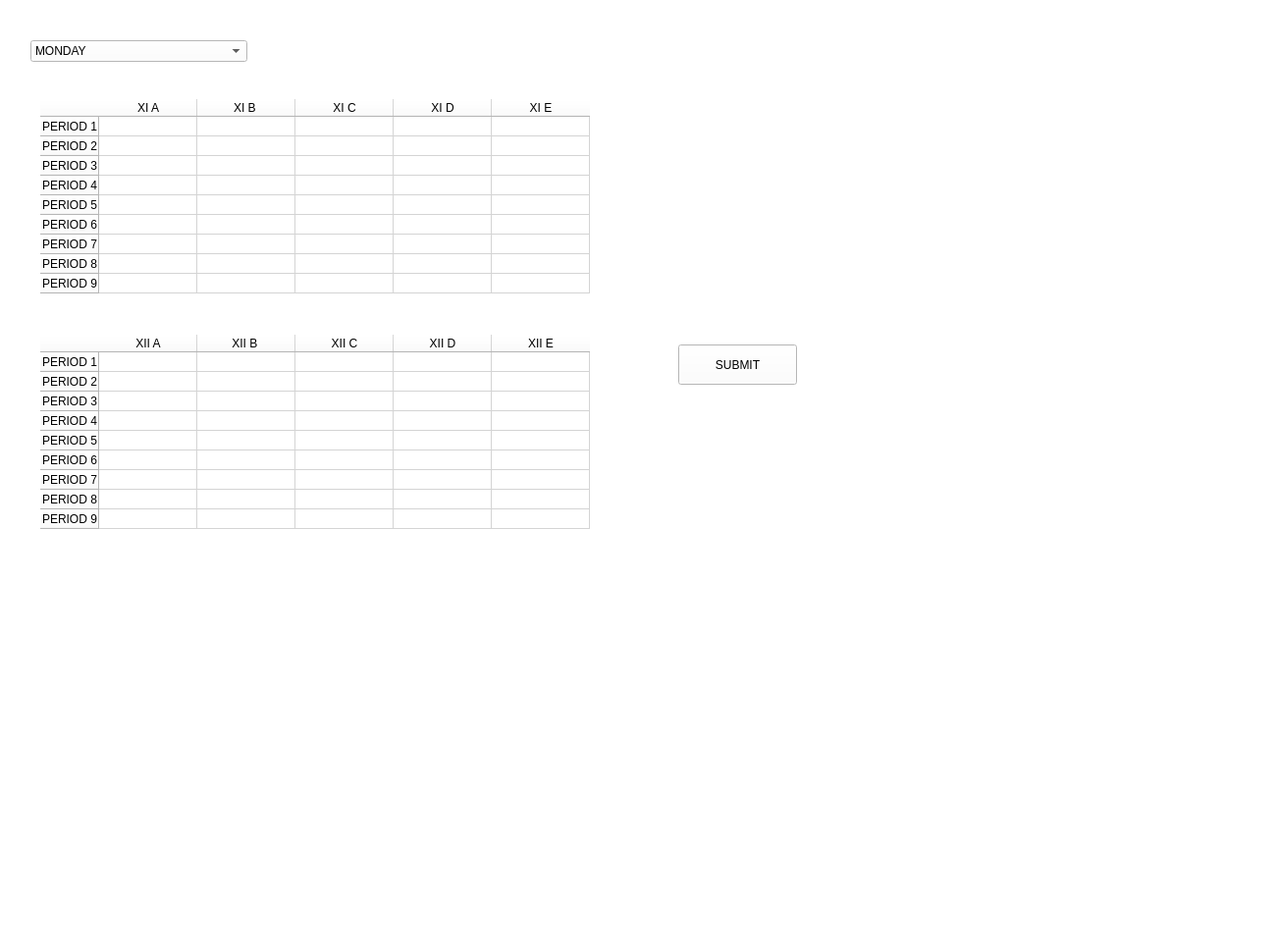
<?xml version="1.0" encoding="UTF-8"?>
<ui version="4.0">
 <class>cvv</class>
 <widget class="QMainWindow" name="cvv">
  <property name="geometry">
   <rect>
    <x>0</x>
    <y>0</y>
    <width>1300</width>
    <height>970</height>
   </rect>
  </property>
  <property name="contextMenuPolicy">
   <enum>Qt::DefaultContextMenu</enum>
  </property>
  <property name="windowTitle">
   <string>cvv</string>
  </property>
  <property name="styleSheet">
   <string notr="true">background-color: rgb(255, 255, 255);</string>
  </property>
  <widget class="QWidget" name="centralWidget">
   <layout class="QGridLayout" name="gridLayout">
    <item row="0" column="1">
     <widget class="QStackedWidget" name="stackedWidget">
      <property name="currentIndex">
       <number>3</number>
      </property>
      <widget class="QWidget" name="page">
       <layout class="QGridLayout" name="gridLayout_2">
        <item row="0" column="0">
         <widget class="QScrollArea" name="scrollArea">
          <property name="frameShape">
           <enum>QFrame::NoFrame</enum>
          </property>
          <property name="frameShadow">
           <enum>QFrame::Plain</enum>
          </property>
          <property name="lineWidth">
           <number>0</number>
          </property>
          <property name="verticalScrollBarPolicy">
           <enum>Qt::ScrollBarAlwaysOff</enum>
          </property>
          <property name="horizontalScrollBarPolicy">
           <enum>Qt::ScrollBarAlwaysOff</enum>
          </property>
          <property name="sizeAdjustPolicy">
           <enum>QAbstractScrollArea::AdjustToContents</enum>
          </property>
          <property name="widgetResizable">
           <bool>false</bool>
          </property>
          <widget class="QWidget" name="scrollAreaWidgetContents">
           <property name="geometry">
            <rect>
             <x>0</x>
             <y>0</y>
             <width>1354</width>
             <height>860</height>
            </rect>
           </property>
           <widget class="QLabel" name="label">
            <property name="geometry">
             <rect>
              <x>50</x>
              <y>20</y>
              <width>241</width>
              <height>311</height>
             </rect>
            </property>
            <property name="text">
             <string/>
            </property>
            <property name="pixmap">
             <pixmap resource="res.qrc">:/new/res/res/logoheader.png</pixmap>
            </property>
           </widget>
           <widget class="QLabel" name="label_2">
            <property name="geometry">
             <rect>
              <x>520</x>
              <y>30</y>
              <width>261</width>
              <height>61</height>
             </rect>
            </property>
            <property name="font">
             <font>
              <family>Times New Roman</family>
              <pointsize>20</pointsize>
              <weight>75</weight>
              <bold>true</bold>
             </font>
            </property>
            <property name="text">
             <string>Automated Scheduler </string>
            </property>
           </widget>
           <widget class="QLabel" name="label_3">
            <property name="geometry">
             <rect>
              <x>470</x>
              <y>80</y>
              <width>381</width>
              <height>61</height>
             </rect>
            </property>
            <property name="font">
             <font>
              <family>Times New Roman</family>
              <pointsize>15</pointsize>
             </font>
            </property>
            <property name="text">
             <string>Chinmaya Vidyalaya Higher Secondary School </string>
            </property>
           </widget>
           <widget class="QLabel" name="label_4">
            <property name="geometry">
             <rect>
              <x>530</x>
              <y>140</y>
              <width>251</width>
              <height>61</height>
             </rect>
            </property>
            <property name="font">
             <font>
              <family>Times New Roman</family>
              <pointsize>13</pointsize>
             </font>
            </property>
            <property name="text">
             <string>Virugambakkam, Chennai - 600082</string>
            </property>
           </widget>
           <widget class="QLabel" name="label_5">
            <property name="geometry">
             <rect>
              <x>990</x>
              <y>9</y>
              <width>250</width>
              <height>331</height>
             </rect>
            </property>
            <property name="text">
             <string/>
            </property>
            <property name="pixmap">
             <pixmap resource="res.qrc">:/new/res/res/swamy1.jpg</pixmap>
            </property>
           </widget>
           <widget class="QTableWidget" name="tableWidget">
            <property name="geometry">
             <rect>
              <x>0</x>
              <y>360</y>
              <width>1281</width>
              <height>221</height>
             </rect>
            </property>
            <property name="font">
             <font>
              <family>Times New Roman</family>
              <pointsize>13</pointsize>
              <weight>75</weight>
              <bold>true</bold>
             </font>
            </property>
            <property name="frameShape">
             <enum>QFrame::Panel</enum>
            </property>
            <property name="frameShadow">
             <enum>QFrame::Plain</enum>
            </property>
            <property name="lineWidth">
             <number>1</number>
            </property>
            <property name="verticalScrollBarPolicy">
             <enum>Qt::ScrollBarAlwaysOff</enum>
            </property>
            <property name="horizontalScrollBarPolicy">
             <enum>Qt::ScrollBarAlwaysOff</enum>
            </property>
            <property name="selectionMode">
             <enum>QAbstractItemView::NoSelection</enum>
            </property>
            <property name="showGrid">
             <bool>true</bool>
            </property>
            <property name="gridStyle">
             <enum>Qt::SolidLine</enum>
            </property>
            <property name="cornerButtonEnabled">
             <bool>false</bool>
            </property>
            <attribute name="horizontalHeaderDefaultSectionSize">
             <number>230</number>
            </attribute>
            <attribute name="verticalHeaderDefaultSectionSize">
             <number>60</number>
            </attribute>
            <row>
             <property name="text">
              <string>PERIOD</string>
             </property>
            </row>
            <row>
             <property name="text">
              <string>STAFF</string>
             </property>
            </row>
            <row>
             <property name="text">
              <string>SUBSTITUTION</string>
             </property>
            </row>
            <column>
             <property name="text">
              <string>11 A</string>
             </property>
            </column>
            <column>
             <property name="text">
              <string>11 B</string>
             </property>
            </column>
            <column>
             <property name="text">
              <string>11 C</string>
             </property>
            </column>
            <column>
             <property name="text">
              <string>11 D</string>
             </property>
            </column>
            <column>
             <property name="text">
              <string>11 E</string>
             </property>
            </column>
           </widget>
           <widget class="QLabel" name="label_6">
            <property name="geometry">
             <rect>
              <x>600</x>
              <y>300</y>
              <width>201</width>
              <height>41</height>
             </rect>
            </property>
            <property name="font">
             <font>
              <family>Times New Roman</family>
              <pointsize>20</pointsize>
             </font>
            </property>
            <property name="text">
             <string>TIME TABLE </string>
            </property>
           </widget>
           <widget class="QLabel" name="label_7">
            <property name="geometry">
             <rect>
              <x>370</x>
              <y>240</y>
              <width>61</width>
              <height>41</height>
             </rect>
            </property>
            <property name="font">
             <font>
              <family>Times New Roman</family>
              <pointsize>10</pointsize>
              <weight>75</weight>
              <bold>true</bold>
             </font>
            </property>
            <property name="text">
             <string>DATE: </string>
            </property>
           </widget>
           <widget class="QDateEdit" name="dateEdit">
            <property name="geometry">
             <rect>
              <x>440</x>
              <y>241</y>
              <width>151</width>
              <height>41</height>
             </rect>
            </property>
            <property name="font">
             <font>
              <family>Times New Roman</family>
              <pointsize>11</pointsize>
              <weight>75</weight>
              <bold>true</bold>
             </font>
            </property>
            <property name="frame">
             <bool>false</bool>
            </property>
            <property name="buttonSymbols">
             <enum>QAbstractSpinBox::NoButtons</enum>
            </property>
           </widget>
           <widget class="QTimeEdit" name="timeEdit">
            <property name="geometry">
             <rect>
              <x>820</x>
              <y>241</y>
              <width>118</width>
              <height>41</height>
             </rect>
            </property>
            <property name="font">
             <font>
              <family>Times New Roman</family>
              <pointsize>14</pointsize>
              <weight>75</weight>
              <bold>true</bold>
             </font>
            </property>
            <property name="frame">
             <bool>false</bool>
            </property>
            <property name="buttonSymbols">
             <enum>QAbstractSpinBox::NoButtons</enum>
            </property>
           </widget>
           <widget class="QLabel" name="label_8">
            <property name="geometry">
             <rect>
              <x>750</x>
              <y>241</y>
              <width>61</width>
              <height>41</height>
             </rect>
            </property>
            <property name="font">
             <font>
              <family>Times New Roman</family>
              <pointsize>10</pointsize>
              <weight>75</weight>
              <bold>true</bold>
             </font>
            </property>
            <property name="text">
             <string>TIME:</string>
            </property>
           </widget>
           <widget class="QLabel" name="label_9">
            <property name="geometry">
             <rect>
              <x>10</x>
              <y>370</y>
              <width>71</width>
              <height>21</height>
             </rect>
            </property>
            <property name="font">
             <font>
              <family>Times New Roman</family>
              <pointsize>10</pointsize>
              <weight>75</weight>
              <bold>true</bold>
             </font>
            </property>
            <property name="text">
             <string>CLASS</string>
            </property>
           </widget>
           <widget class="QTableWidget" name="tableWidget_2">
            <property name="geometry">
             <rect>
              <x>0</x>
              <y>610</y>
              <width>1271</width>
              <height>221</height>
             </rect>
            </property>
            <property name="font">
             <font>
              <family>Times New Roman</family>
              <pointsize>13</pointsize>
              <weight>75</weight>
              <bold>true</bold>
             </font>
            </property>
            <property name="frameShape">
             <enum>QFrame::Box</enum>
            </property>
            <property name="frameShadow">
             <enum>QFrame::Plain</enum>
            </property>
            <property name="lineWidth">
             <number>1</number>
            </property>
            <property name="verticalScrollBarPolicy">
             <enum>Qt::ScrollBarAlwaysOff</enum>
            </property>
            <property name="horizontalScrollBarPolicy">
             <enum>Qt::ScrollBarAlwaysOff</enum>
            </property>
            <property name="selectionMode">
             <enum>QAbstractItemView::NoSelection</enum>
            </property>
            <property name="showGrid">
             <bool>true</bool>
            </property>
            <property name="gridStyle">
             <enum>Qt::SolidLine</enum>
            </property>
            <property name="cornerButtonEnabled">
             <bool>false</bool>
            </property>
            <attribute name="horizontalHeaderDefaultSectionSize">
             <number>230</number>
            </attribute>
            <attribute name="verticalHeaderDefaultSectionSize">
             <number>60</number>
            </attribute>
            <row>
             <property name="text">
              <string>PERIOD</string>
             </property>
            </row>
            <row>
             <property name="text">
              <string>STAFF</string>
             </property>
            </row>
            <row>
             <property name="text">
              <string>SUBSTITUTION</string>
             </property>
            </row>
            <column>
             <property name="text">
              <string>12 A</string>
             </property>
            </column>
            <column>
             <property name="text">
              <string>12 B</string>
             </property>
            </column>
            <column>
             <property name="text">
              <string>12 C</string>
             </property>
            </column>
            <column>
             <property name="text">
              <string>12 D</string>
             </property>
            </column>
            <column>
             <property name="text">
              <string>12 E</string>
             </property>
            </column>
           </widget>
           <widget class="QLabel" name="label_10">
            <property name="geometry">
             <rect>
              <x>10</x>
              <y>620</y>
              <width>71</width>
              <height>21</height>
             </rect>
            </property>
            <property name="font">
             <font>
              <family>Times New Roman</family>
              <pointsize>10</pointsize>
              <weight>75</weight>
              <bold>true</bold>
             </font>
            </property>
            <property name="text">
             <string>CLASS</string>
            </property>
           </widget>
           <widget class="QLabel" name="label_20">
            <property name="geometry">
             <rect>
              <x>610</x>
              <y>200</y>
              <width>81</width>
              <height>31</height>
             </rect>
            </property>
            <property name="font">
             <font>
              <family>Times New Roman</family>
              <pointsize>12</pointsize>
              <weight>75</weight>
              <bold>true</bold>
             </font>
            </property>
            <property name="text">
             <string>HARI OM </string>
            </property>
           </widget>
          </widget>
         </widget>
        </item>
       </layout>
      </widget>
      <widget class="QWidget" name="page_2">
       <layout class="QGridLayout" name="gridLayout_3">
        <item row="0" column="0">
         <widget class="QScrollArea" name="scrollArea_2">
          <property name="widgetResizable">
           <bool>true</bool>
          </property>
          <widget class="QWidget" name="scrollAreaWidgetContents_2">
           <property name="geometry">
            <rect>
             <x>0</x>
             <y>0</y>
             <width>1262</width>
             <height>912</height>
            </rect>
           </property>
           <widget class="QLabel" name="label_11">
            <property name="geometry">
             <rect>
              <x>520</x>
              <y>100</y>
              <width>271</width>
              <height>61</height>
             </rect>
            </property>
            <property name="font">
             <font>
              <family>Times New Roman</family>
              <pointsize>13</pointsize>
             </font>
            </property>
            <property name="text">
             <string>Virugambakkam, Chennai - 600082</string>
            </property>
           </widget>
           <widget class="QLabel" name="label_12">
            <property name="geometry">
             <rect>
              <x>530</x>
              <y>10</y>
              <width>321</width>
              <height>61</height>
             </rect>
            </property>
            <property name="font">
             <font>
              <family>Times New Roman</family>
              <pointsize>20</pointsize>
              <weight>75</weight>
              <bold>true</bold>
             </font>
            </property>
            <property name="text">
             <string>Automated Scheduler </string>
            </property>
           </widget>
           <widget class="QDateEdit" name="dateEdit_2">
            <property name="geometry">
             <rect>
              <x>450</x>
              <y>250</y>
              <width>151</width>
              <height>41</height>
             </rect>
            </property>
            <property name="font">
             <font>
              <family>Times New Roman</family>
              <pointsize>11</pointsize>
              <weight>75</weight>
              <bold>true</bold>
             </font>
            </property>
            <property name="frame">
             <bool>false</bool>
            </property>
            <property name="buttonSymbols">
             <enum>QAbstractSpinBox::NoButtons</enum>
            </property>
           </widget>
           <widget class="QLabel" name="label_13">
            <property name="geometry">
             <rect>
              <x>1070</x>
              <y>19</y>
              <width>250</width>
              <height>331</height>
             </rect>
            </property>
            <property name="text">
             <string/>
            </property>
            <property name="pixmap">
             <pixmap resource="res.qrc">:/new/res/res/swamy1.jpg</pixmap>
            </property>
           </widget>
           <widget class="QLabel" name="label_14">
            <property name="geometry">
             <rect>
              <x>480</x>
              <y>50</y>
              <width>401</width>
              <height>61</height>
             </rect>
            </property>
            <property name="font">
             <font>
              <family>Times New Roman</family>
              <pointsize>15</pointsize>
             </font>
            </property>
            <property name="text">
             <string>Chinmaya Vidyalaya Higher Secondary School </string>
            </property>
           </widget>
           <widget class="QLabel" name="label_15">
            <property name="geometry">
             <rect>
              <x>60</x>
              <y>30</y>
              <width>241</width>
              <height>311</height>
             </rect>
            </property>
            <property name="text">
             <string/>
            </property>
            <property name="pixmap">
             <pixmap resource="res.qrc">:/new/res/res/logoheader.png</pixmap>
            </property>
           </widget>
           <widget class="QTimeEdit" name="timeEdit_2">
            <property name="geometry">
             <rect>
              <x>830</x>
              <y>250</y>
              <width>118</width>
              <height>41</height>
             </rect>
            </property>
            <property name="font">
             <font>
              <family>Times New Roman</family>
              <pointsize>14</pointsize>
              <weight>75</weight>
              <bold>true</bold>
             </font>
            </property>
            <property name="frame">
             <bool>false</bool>
            </property>
            <property name="buttonSymbols">
             <enum>QAbstractSpinBox::NoButtons</enum>
            </property>
           </widget>
           <widget class="QLabel" name="label_16">
            <property name="geometry">
             <rect>
              <x>760</x>
              <y>250</y>
              <width>61</width>
              <height>41</height>
             </rect>
            </property>
            <property name="font">
             <font>
              <family>Times New Roman</family>
              <pointsize>10</pointsize>
              <weight>75</weight>
              <bold>true</bold>
             </font>
            </property>
            <property name="text">
             <string>TIME:</string>
            </property>
           </widget>
           <widget class="QLabel" name="label_17">
            <property name="geometry">
             <rect>
              <x>380</x>
              <y>249</y>
              <width>61</width>
              <height>41</height>
             </rect>
            </property>
            <property name="font">
             <font>
              <family>Times New Roman</family>
              <pointsize>10</pointsize>
              <weight>75</weight>
              <bold>true</bold>
             </font>
            </property>
            <property name="text">
             <string>DATE: </string>
            </property>
           </widget>
           <widget class="QTextEdit" name="textEdit">
            <property name="geometry">
             <rect>
              <x>70</x>
              <y>400</y>
              <width>591</width>
              <height>151</height>
             </rect>
            </property>
            <property name="font">
             <font>
              <family>Times New Roman</family>
              <pointsize>12</pointsize>
              <weight>75</weight>
              <bold>true</bold>
             </font>
            </property>
           </widget>
           <widget class="QTextEdit" name="textEdit_2">
            <property name="geometry">
             <rect>
              <x>710</x>
              <y>400</y>
              <width>531</width>
              <height>151</height>
             </rect>
            </property>
            <property name="font">
             <font>
              <family>Times New Roman</family>
              <pointsize>12</pointsize>
              <weight>75</weight>
              <bold>true</bold>
             </font>
            </property>
           </widget>
           <widget class="QLabel" name="label_18">
            <property name="geometry">
             <rect>
              <x>70</x>
              <y>360</y>
              <width>171</width>
              <height>31</height>
             </rect>
            </property>
            <property name="font">
             <font>
              <family>Times New Roman</family>
              <pointsize>14</pointsize>
              <weight>75</weight>
              <italic>false</italic>
              <bold>true</bold>
             </font>
            </property>
            <property name="text">
             <string>NEWS:</string>
            </property>
           </widget>
           <widget class="QLabel" name="label_19">
            <property name="geometry">
             <rect>
              <x>720</x>
              <y>350</y>
              <width>171</width>
              <height>31</height>
             </rect>
            </property>
            <property name="font">
             <font>
              <family>Times New Roman</family>
              <pointsize>14</pointsize>
              <weight>75</weight>
              <italic>false</italic>
              <bold>true</bold>
             </font>
            </property>
            <property name="text">
             <string>UPDATES:</string>
            </property>
           </widget>
           <widget class="QLabel" name="label_21">
            <property name="geometry">
             <rect>
              <x>610</x>
              <y>190</y>
              <width>101</width>
              <height>31</height>
             </rect>
            </property>
            <property name="font">
             <font>
              <family>Times New Roman</family>
              <pointsize>12</pointsize>
              <weight>75</weight>
              <bold>true</bold>
             </font>
            </property>
            <property name="text">
             <string>HARI OM </string>
            </property>
           </widget>
          </widget>
         </widget>
        </item>
       </layout>
      </widget>
      <widget class="QWidget" name="page_3">
       <widget class="QTextEdit" name="textEdit_3">
        <property name="geometry">
         <rect>
          <x>80</x>
          <y>70</y>
          <width>451</width>
          <height>341</height>
         </rect>
        </property>
        <property name="html">
         <string>&lt;!DOCTYPE HTML PUBLIC &quot;-//W3C//DTD HTML 4.0//EN&quot; &quot;http://www.w3.org/TR/REC-html40/strict.dtd&quot;&gt;
&lt;html&gt;&lt;head&gt;&lt;meta name=&quot;qrichtext&quot; content=&quot;1&quot; /&gt;&lt;style type=&quot;text/css&quot;&gt;
p, li { white-space: pre-wrap; }
&lt;/style&gt;&lt;/head&gt;&lt;body style=&quot; font-family:'MS Shell Dlg 2'; font-size:8.25pt; font-weight:400; font-style:normal;&quot;&gt;
&lt;p style=&quot; margin-top:0px; margin-bottom:0px; margin-left:0px; margin-right:0px; -qt-block-indent:0; text-indent:0px;&quot;&gt;Tommorow is a holiday &lt;/p&gt;
&lt;p style=&quot; margin-top:0px; margin-bottom:0px; margin-left:0px; margin-right:0px; -qt-block-indent:0; text-indent:0px;&quot;&gt;Monday is a full working day &lt;/p&gt;&lt;/body&gt;&lt;/html&gt;</string>
        </property>
        <property name="placeholderText">
         <string/>
        </property>
       </widget>
       <widget class="QTextEdit" name="textEdit_4">
        <property name="geometry">
         <rect>
          <x>680</x>
          <y>70</y>
          <width>461</width>
          <height>321</height>
         </rect>
        </property>
        <property name="html">
         <string>&lt;!DOCTYPE HTML PUBLIC &quot;-//W3C//DTD HTML 4.0//EN&quot; &quot;http://www.w3.org/TR/REC-html40/strict.dtd&quot;&gt;
&lt;html&gt;&lt;head&gt;&lt;meta name=&quot;qrichtext&quot; content=&quot;1&quot; /&gt;&lt;style type=&quot;text/css&quot;&gt;
p, li { white-space: pre-wrap; }
&lt;/style&gt;&lt;/head&gt;&lt;body style=&quot; font-family:'MS Shell Dlg 2'; font-size:8.25pt; font-weight:400; font-style:normal;&quot;&gt;
&lt;p style=&quot; margin-top:0px; margin-bottom:0px; margin-left:0px; margin-right:0px; -qt-block-indent:0; text-indent:0px;&quot;&gt;Happy birthday rama mam&lt;/p&gt;
&lt;p style=&quot;-qt-paragraph-type:empty; margin-top:0px; margin-bottom:0px; margin-left:0px; margin-right:0px; -qt-block-indent:0; text-indent:0px;&quot;&gt;&lt;br /&gt;&lt;/p&gt;&lt;/body&gt;&lt;/html&gt;</string>
        </property>
        <property name="placeholderText">
         <string>UPDATES</string>
        </property>
       </widget>
      </widget>
      <widget class="QWidget" name="page_4">
       <widget class="QTableWidget" name="tableWidget_3">
        <property name="geometry">
         <rect>
          <x>30</x>
          <y>90</y>
          <width>571</width>
          <height>211</height>
         </rect>
        </property>
        <property name="frameShape">
         <enum>QFrame::NoFrame</enum>
        </property>
        <attribute name="horizontalHeaderDefaultSectionSize">
         <number>100</number>
        </attribute>
        <attribute name="horizontalHeaderMinimumSectionSize">
         <number>50</number>
        </attribute>
        <attribute name="verticalHeaderDefaultSectionSize">
         <number>20</number>
        </attribute>
        <attribute name="verticalHeaderMinimumSectionSize">
         <number>20</number>
        </attribute>
        <row>
         <property name="text">
          <string>PERIOD 1</string>
         </property>
        </row>
        <row>
         <property name="text">
          <string>PERIOD 2</string>
         </property>
        </row>
        <row>
         <property name="text">
          <string>PERIOD 3</string>
         </property>
        </row>
        <row>
         <property name="text">
          <string>PERIOD 4</string>
         </property>
        </row>
        <row>
         <property name="text">
          <string>PERIOD 5</string>
         </property>
        </row>
        <row>
         <property name="text">
          <string>PERIOD 6</string>
         </property>
        </row>
        <row>
         <property name="text">
          <string>PERIOD 7</string>
         </property>
        </row>
        <row>
         <property name="text">
          <string>PERIOD 8</string>
         </property>
        </row>
        <row>
         <property name="text">
          <string>PERIOD 9</string>
         </property>
        </row>
        <column>
         <property name="text">
          <string>XI A</string>
         </property>
        </column>
        <column>
         <property name="text">
          <string>XI B </string>
         </property>
        </column>
        <column>
         <property name="text">
          <string>XI C</string>
         </property>
        </column>
        <column>
         <property name="text">
          <string>XI D</string>
         </property>
        </column>
        <column>
         <property name="text">
          <string>XI E</string>
         </property>
        </column>
       </widget>
       <widget class="QTableWidget" name="tableWidget_4">
        <property name="geometry">
         <rect>
          <x>30</x>
          <y>330</y>
          <width>571</width>
          <height>211</height>
         </rect>
        </property>
        <property name="frameShape">
         <enum>QFrame::NoFrame</enum>
        </property>
        <attribute name="horizontalHeaderDefaultSectionSize">
         <number>100</number>
        </attribute>
        <attribute name="horizontalHeaderMinimumSectionSize">
         <number>50</number>
        </attribute>
        <attribute name="verticalHeaderDefaultSectionSize">
         <number>20</number>
        </attribute>
        <attribute name="verticalHeaderMinimumSectionSize">
         <number>20</number>
        </attribute>
        <row>
         <property name="text">
          <string>PERIOD 1</string>
         </property>
        </row>
        <row>
         <property name="text">
          <string>PERIOD 2</string>
         </property>
        </row>
        <row>
         <property name="text">
          <string>PERIOD 3</string>
         </property>
        </row>
        <row>
         <property name="text">
          <string>PERIOD 4</string>
         </property>
        </row>
        <row>
         <property name="text">
          <string>PERIOD 5</string>
         </property>
        </row>
        <row>
         <property name="text">
          <string>PERIOD 6</string>
         </property>
        </row>
        <row>
         <property name="text">
          <string>PERIOD 7</string>
         </property>
        </row>
        <row>
         <property name="text">
          <string>PERIOD 8</string>
         </property>
        </row>
        <row>
         <property name="text">
          <string>PERIOD 9</string>
         </property>
        </row>
        <column>
         <property name="text">
          <string>XII A</string>
         </property>
        </column>
        <column>
         <property name="text">
          <string>XII B </string>
         </property>
        </column>
        <column>
         <property name="text">
          <string>XII C</string>
         </property>
        </column>
        <column>
         <property name="text">
          <string>XII D</string>
         </property>
        </column>
        <column>
         <property name="text">
          <string>XII E</string>
         </property>
        </column>
       </widget>
       <widget class="QComboBox" name="comboBox">
        <property name="geometry">
         <rect>
          <x>20</x>
          <y>30</y>
          <width>221</width>
          <height>22</height>
         </rect>
        </property>
        <item>
         <property name="text">
          <string>MONDAY</string>
         </property>
        </item>
        <item>
         <property name="text">
          <string>TUESDAY</string>
         </property>
        </item>
        <item>
         <property name="text">
          <string>WEDNESDAY</string>
         </property>
        </item>
        <item>
         <property name="text">
          <string>THURSDAY</string>
         </property>
        </item>
        <item>
         <property name="text">
          <string>FRIDAY</string>
         </property>
        </item>
        <item>
         <property name="text">
          <string>SATURDAY</string>
         </property>
        </item>
       </widget>
       <widget class="QPushButton" name="pushButton">
        <property name="geometry">
         <rect>
          <x>680</x>
          <y>340</y>
          <width>121</width>
          <height>41</height>
         </rect>
        </property>
        <property name="text">
         <string>SUBMIT</string>
        </property>
       </widget>
      </widget>
     </widget>
    </item>
   </layout>
  </widget>
  <widget class="QStatusBar" name="statusBar"/>
 </widget>
 <layoutdefault spacing="6" margin="11"/>
 <resources>
  <include location="res.qrc"/>
 </resources>
 <connections/>
</ui>
